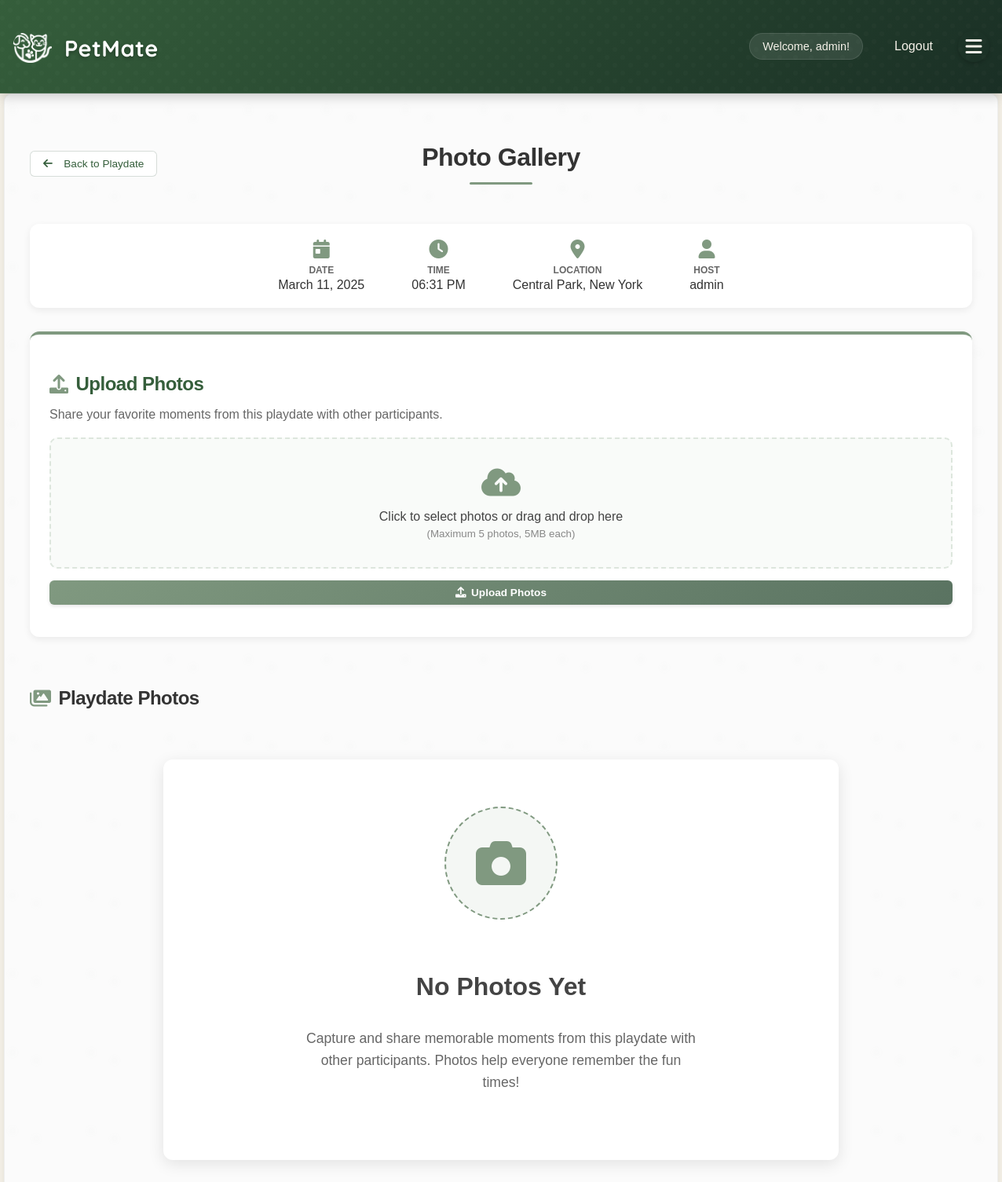
Before: /playdates/1/photos (signed in) with the older database file.
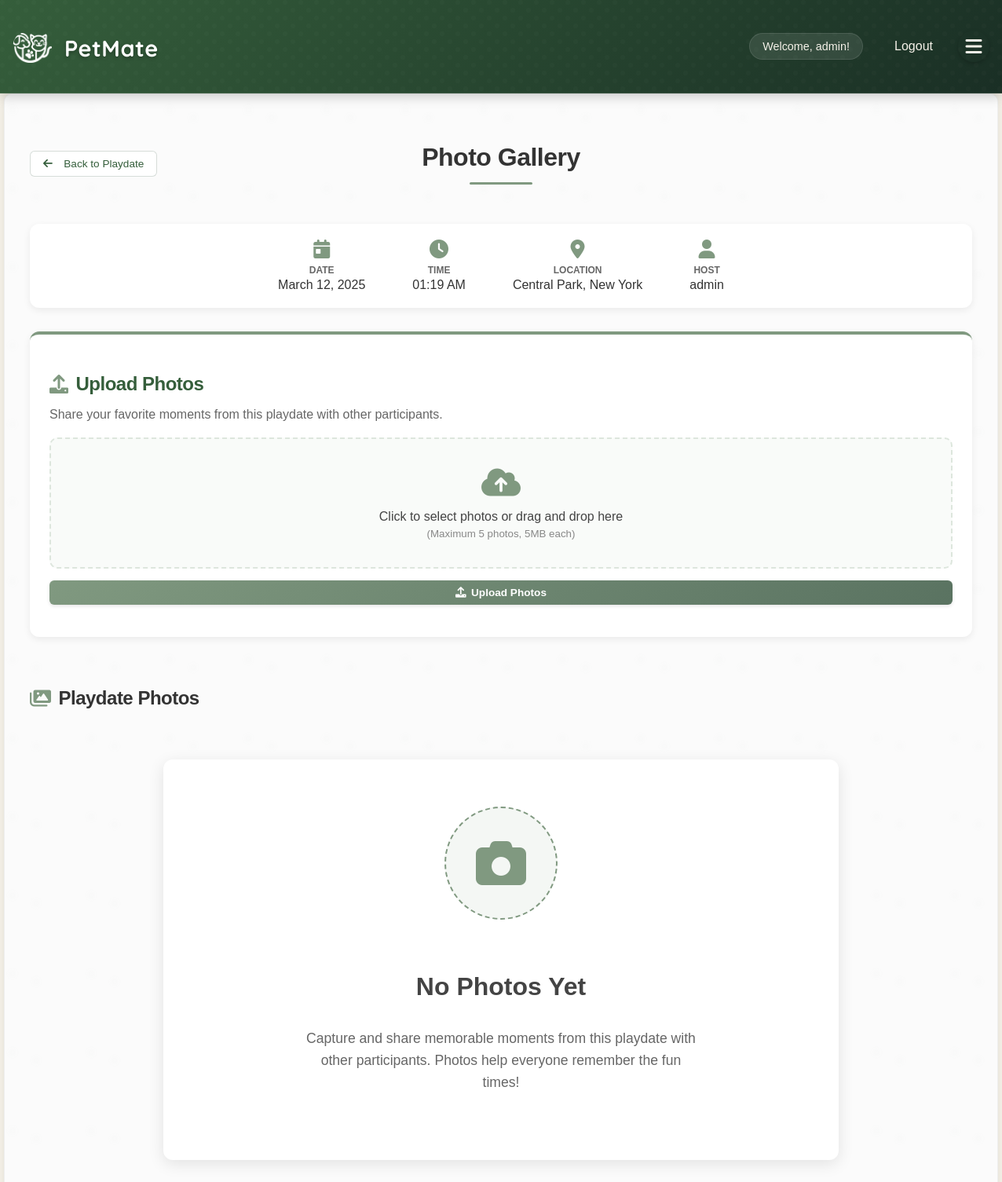
After: the same page with the newer database file.
### app/models/playdate.py (models this page shows, shortened)
class Playdate(db.Model):
    __tablename__ = 'playdates'
    id = db.Column(db.Integer, primary_key=True)
    host_id = db.Column(db.Integer, db.ForeignKey('users.id', ondelete='CASCADE'), nullable=False)
    title = db.Column(db.String(100), nullable=False)
    description = db.Column(db.Text)
    location = db.Column(db.String(200), nullable=False)
    date = db.Column(db.DateTime, nullable=False)
    duration = db.Column(db.Integer)  # Duration in minutes
    max_attendees = db.Column(db.Integer)
    status = db.Column(db.String(20), default='scheduled')  # scheduled, in_progress, completed, cancelled
    created_at = db.Column(db.DateTime, default=datetime.utcnow)
    updated_at = db.Column(db.DateTime, default=datetime.utcnow, onupdate=datetime.utcnow)
    host = db.relationship('User', foreign_keys=[host_id])
    attendees = db.relationship('User', secondary=playdate_attendees)
    pets = db.relationship('Pet', secondary=playdate_pets, backref=db.backref('playdates', lazy=True))

### app/routes/playdates.py (the view)
@bp.route('/<int:playdate_id>/photos')
def playdate_photos(playdate_id):
    if 'username' not in session:
        return redirect(url_for('auth.login'))
    user = User.query.filter_by(username=session['username']).first()
    playdate = Playdate.query.get_or_404(playdate_id)
    is_participant = False
    for pet in playdate.pets:
        if pet.owner_id == user.id:
            is_participant = True
            break
    if playdate.host_id != user.id and not is_participant:
        flash('You do not have permission to view this playdate gallery.', 'error')
        return redirect(url_for('playdates.playdates'))
    photos = PlaydatePhoto.query.filter_by(playdate_id=playdate_id).all()
    current_user = user
    def get_current_user():
        return user
    return render_template(
        'playdate_photos.html',
        playdate=playdate,
        user=user,
        current_user=current_user,
        photos=photos,
        get_current_user=get_current_user
    )

### app/__init__.py (called while the page is built)
@login_manager.user_loader
def load_user(user_id):
    from app.models.user import User
    return User.query.get(int(user_id))

### app/models/user.py (called while the page is built)
    @property
    def is_authenticated(self):
        return True

    def get_unread_message_count(self):
        from app.models.message import Message
        return Message.query.filter_by(recipient_id=self.id, is_read=False).count()

### app/templates/playdate_photos.html (shortened to what the changed rows need)
{% extends "base.html" %}
{% block content %}
<div class="container photo-gallery-page">
    <div class="gallery-header">
        <h2>Photo Gallery</h2>
    </div>
    <div class="playdate-info-card">
        <div class="playdate-info-item">
            <div class="playdate-info-text">
                <div class="playdate-info-label">Date</div>
                <div class="playdate-info-value">{{ playdate.date.strftime('%B %d, %Y') }}</div>
            </div>
        </div>
        <div class="playdate-info-item">
            <div class="playdate-info-text">
                <div class="playdate-info-label">Time</div>
                <div class="playdate-info-value">{{ playdate.date.strftime('%I:%M %p') }}</div>
            </div>
        </div>
        <div class="playdate-info-item">
            <div class="playdate-info-text">
                <div class="playdate-info-label">Location</div>
                <div class="playdate-info-value">
                {% set location_parts = playdate.location.split(',') %}
                {% if location_parts|length >= 3 %}
                    {{ location_parts[2].strip() }}{% if location_parts|length >= 4 %}, {{ location_parts[3].strip().split(' ')[0] }}{% endif %}
                {% else %}
                    {{ playdate.location }}
                {% endif %}
                </div>
            </div>
        </div>
    </div>
</div>
{% endblock %}

Changed rows visible on the page:
changed Playdate "Central Park, New York": date "March 11, 2025" → "March 12, 2025"; date "06:31 PM" → "01:19 AM"
